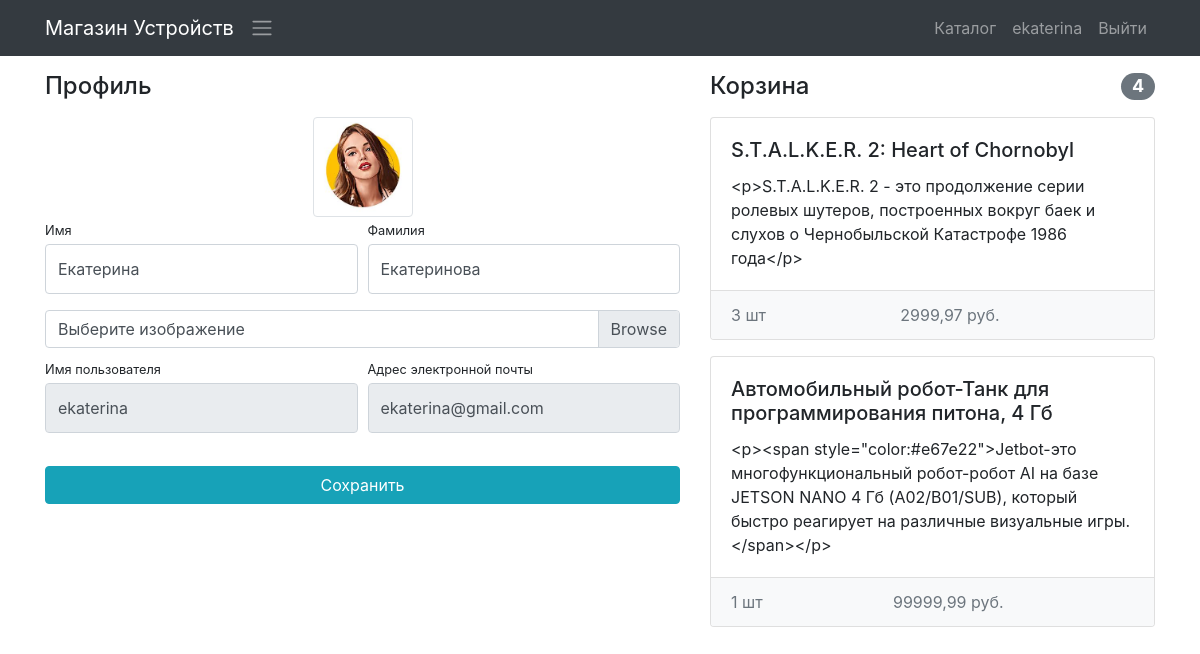
Page /users/profile/ (signed in) on the committed database.
### users/models.py (models this page shows)
class User(AbstractUser):
    image = models.ImageField(upload_to='images_of_users_of_devices_shop', blank=True)

### products/models.py (models this page shows, shortened)
class Basket(models.Model):
    user = models.ForeignKey(User, on_delete=models.CASCADE)
    product = models.ForeignKey(Product, on_delete=models.CASCADE)
    quantity = models.PositiveIntegerField(default=0)
    create_database = models.DateTimeField(auto_now_add=True)
    def sum(self):
        return self.quantity * self.product.price
    class Meta:
        verbose_name = 'Товар в корзину'
        verbose_name_plural = 'Корзина'

class Product(models.Model):
    name = models.CharField(max_length=300, verbose_name="Название")
    slug = models.SlugField(max_length=255, unique=True, db_index=True, verbose_name="URL")
    image = models.ImageField(upload_to='device_image/%Y', blank=True, verbose_name='Фото')
    description = models.TextField(max_length=1000, verbose_name='Описание')
    short_description = models.CharField(max_length=300, blank=True, verbose_name="Краткое описание")
    price = models.DecimalField(max_digits=10, decimal_places=2, default=0, verbose_name="Цена")
    quantity = models.IntegerField(default=0, verbose_name="Количество")
    time = models.DateTimeField(auto_now_add=True, verbose_name="Дата")
    time_update = models.DateTimeField(auto_now=True, verbose_name="Дата обновления")
    category = models.ForeignKey(ProductCategory, on_delete=models.CASCADE, verbose_name="Категория")
    class Meta:
        verbose_name = 'Товар'
        verbose_name_plural = 'Товары'
        ordering = ['-time']

### users/views.py (the view)
# urls.py: path('profile/', views.profile, name='profile'),
@login_required(login_url='/users/login')
def profile(request):
    user = request.user
    if request.method == "POST":
        form = UserProfileForm(
            data=request.POST,
            files=request.FILES,
            instance=user)
        if form.is_valid():
            form.save()
            return redirect('profile')
    else:
        form = UserProfileForm(instance=user)
    baskets = Basket.objects.filter(user=user)
    total_quantity = sum(basket.quantity for basket in baskets)
    total_sum = sum(basket.sum() for basket in baskets)
    context = {
        'form': form,
        'baskets': Basket.objects.filter(user=user),
        'total_quantity': total_quantity,
        'total_sum': total_sum,
    }
    return render(request, 'users/profile.html', context)

### users/forms.py
class UserProfileForm(UserChangeForm):
    username = forms.CharField(widget=forms.TextInput(attrs={'readonly': True}))
    email = forms.CharField(widget=forms.EmailInput(attrs={'readonly': True}))
    image = forms.ImageField(widget=forms.FileInput(), required=False)
    def __init__(self, *args, **kwargs):
        super(UserProfileForm, self).__init__(*args, **kwargs)
        for field in self.fields.values():
            field.widget.attrs["class"] = "form-control py-4"
        self.fields['image'].widget.attrs['class'] = 'custom-file-input'
    class Meta:
        model = User
        fields = ('username', 'email', 'first_name', 'last_name', 'image')

### templates/users/profile.html (shortened to what this page needs)
{% extends 'base.html' %}
{% load static %}
{% block css %}<link href="{% static 'css/profile.css' %}" rel="stylesheet">{% endblock %}
{% block content %}
<div class="container">
    <div class="row">
        <div class="col-lg-7">
            <h4 class="mt-3 mb-3">Профиль</h4>
            <div class="col-lg-12 text-center">
                <img width="100" height="100"
                     src="{% if user.image %} {{ user.image.url }} {% else %} {% static 'img/users/default.png' %} {% endif %}"
                     class="img-thumbnail">
            </div>
            <form action="{% url 'profile' %}" method="post" enctype="multipart/form-data">
                <div class="form-row">
                    <div class="col-lg-6">
                        <div class="form-group">
                            <label class="small mb-1"
                                   for="{{ form.first_name.id_for_label }}">
                                Имя</label>
                            {{ form.first_name }}
                        </div>
                    </div>
                    <div class="col-lg-6">
                        <div class="form-group">
                            <label class="small mb-1" for="{{ form.last_name.id_for_label }}">Фамилия</label>
                            {{ form.last_name }}
                        </div>
                    </div>
                </div>
                <div class="form-row mb-2">
                    <div class="col-lg-12">
                        <div class="custom-file">
                            <label class="custom-file-label" for="{{ form.image.id_for_label  }}">Выберите изображение</label>
                        </div>
                    </div>
                </div>
                <div class="form-row">
                    <div class="col-lg-6">
                        <label class="small mb-1" for="{{ form.username.id_for_label }}">Имя пользователя</label>
                        {{ form.username }}
                    </div>
                    <div class="col-lg-6">
                        <label class="small mb-1" for="{{ form.email.id_for_label }}">Адрес электронной
                            почты</label>
                        {{ form.email }}
                    </div>
                </div>
                <div class="form-row">
                    <div class="col-lg-12" style="margin-top: 33px;">
                        <input class="btn btn-info btn-block" type="submit" value="Сохранить">
                    </div>
                </div>
            </form>
        </div>
        {% include 'products/basket.html' %}
    </div>
</div>
{% endblock %}

### templates/base.html (shortened to what this page needs)
{% load static %}
<!DOCTYPE html>
<html lang="en">
<head>
    <link href="{% static 'vendor/bootstrap/css/bootstrap.min.css' %}" rel="stylesheet">
    {% block css %}{% endblock %}
</head>
<body>
<nav class="navbar navbar-expand-lg navbar-dark bg-dark fixed-top">
    <div class="container">
        <a class="navbar-brand" href="{% url 'index' %}">Магазин Устройств</a>
            <span class="navbar-toggler-icon"></span>
        <div class="collapse navbar-collapse" id="navbarResponsive">
            <ul class="navbar-nav ml-auto">
                <li class="nav-item">
                    <a class="nav-link" href="{% url 'products' %}">Каталог  </a>
                </li>
                {% if user.is_authenticated %}
                <li class="nav-item">
                    <a class="nav-link" href="{% url 'profile' %}" >{{ user.username }}
                    </a>
                </li>
                <li class="nav-item">
                    <a class="nav-link" href="{% url 'logout' %}">Выйти </a>
                </li>
                {% else %}
                <li class="nav-item">
                    <a class="nav-link" href="{% url 'login' %}">Войти <i class="fas fa-sign-in-alt"></i></a>
                </li>
                {% endif %}
            </ul>
        </div>
    </div>
</nav>
{% block content %}
{% endblock %}
</body>
</html>

### templates/products/basket.html (shortened to what this page needs)
{% if baskets %}
<div class="col-lg-5">
            <h4 class="mt-3 mb-3 d-flex justify-content-between align-items-center mb-3">
                Корзина
                <span class="badge badge-secondary badge-pill">
                    {{ total_quantity }}
                </span>
            </h4>
            {% for basket in baskets %}
            <div class="card mb-3">
                <div class="card-body">
                    <h5 class="card-title">{{ basket.product.name }}</h5>
                    <p class="card-text">{{ basket.product.short_description }}</p>
                </div>
                <ul class="list-group list-group-flush">
                    <li class="list-group-item d-flex justify-content-between lh-condensed bg-light">
                        <span class="text-muted">{{ basket.quantity }} шт</span>
                        <span class="text-muted">{{ basket.sum }} руб.</span>
                    </li>
                </ul>
            </div>
            {% endfor %}
{% else %}
    <div class="col-lg-5">
        <h4 class="mt-3 mb-3 text-center">
            Корзина пуста
        </h4>
    </div>
{% endif %}

### products/static/css/profile.css (style rules this page uses)
body { padding-top: 56px; }

### rows in the picture
User: username "ekaterina", image (picture), first_name "Екатерина", last_name "Екатеринова", email "ekaterina@gmail.com"
Basket: product.name "S.T.A.L.K.E.R. 2: Heart of Chornobyl", product.short_description "<p>S.T.A.L.K.E.R. 2 - это продолжение серии ролевых шутеров, построенных вокруг баек и слухов о Чернобыльской Катастрофе 1986 года</p>", quantity "3", sum "2999,97"
Basket: product.name "Автомобильный робот-Танк для программирования питона, 4 Гб", product.short_description "<p><span style=\"color:#e67e22\">Jetbot-это многофункциональный робот-робот AI на базе JETSON NANO 4 Гб (A02/B01/SUB), который быстро реагирует на различные визуальные игры.</span></p>", quantity "1", sum "99999,99"

### other values in the picture
{{ total_quantity }} "4"
